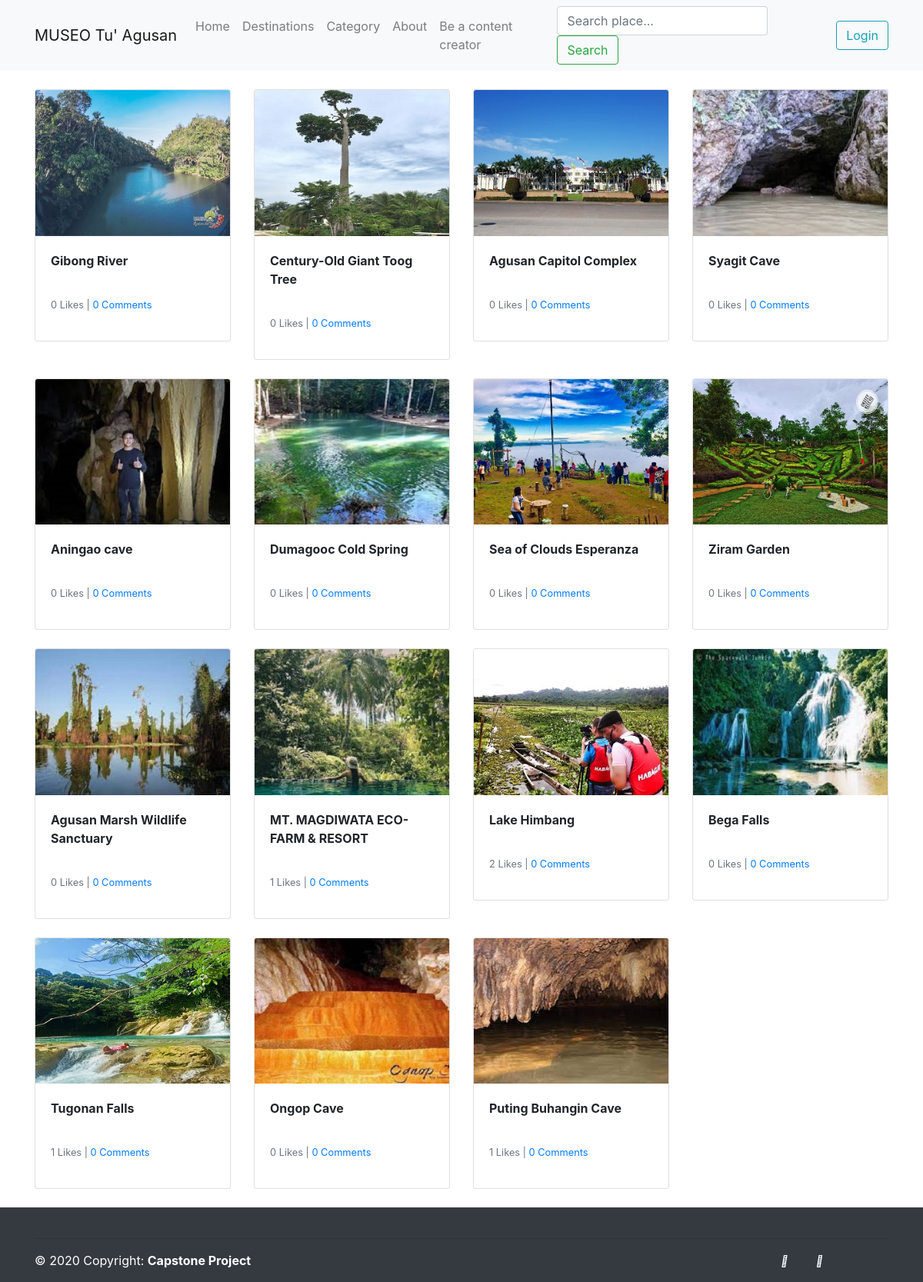
/destination, run on the app's committed database.
### home/models.py (models this page shows, shortened)
class Destination(models.Model):
    title = models.CharField(max_length=300, null=False, blank=False)
    description = models.TextField()
    image_url = models.CharField(max_length=300, blank=True, null=True, default="https://www.agora-gallery.com/advice/wp-content/uploads/2015/10/image-placeholder.png")
    tags = models.ManyToManyField(Tag, through="DestinationTags")
    comments = models.ManyToManyField(Comment, through="DestinationComments")
    category = models.ForeignKey(Category, on_delete=models.CASCADE, related_name='destination_category', blank=True, null=True)
    likes = models.ManyToManyField(User, through="DestinationLike", related_name="user_likes")
    date_posted = models.DateTimeField(auto_now_add=True, null=True, blank=True)
    posted_by = models.ForeignKey(User, on_delete=models.DO_NOTHING, related_name="user_destination_post", blank=True, null=True)
    amenities = models.ManyToManyField(Amenity, through="DestinationAmenities")
    photos = models.ManyToManyField(Photo, through="DestinationPhotos")
    ratings = models.ManyToManyField(User, through="UserRating", related_name="user_ratings")
    reactions = models.ManyToManyField(Reaction, through="DestinationReaction")
    address = map_fields.AddressField(max_length=200, blank=True, null=True)
    geolocation = map_fields.GeoLocationField(max_length=100, blank=True, null=True)
    def getEncryptedID(self):
        value = signer.sign(self.id)
        return value
    def num_likes(self):
        return self.likes.count()
    def first_image(self):
        p = self.photos.filter().first()
        if p:
            return p.photo.url
        return "https://www.agora-gallery.com/advice/wp-content/uploads/2015/10/image-placeholder.png"

class Photo(models.Model):
    title = models.CharField(max_length=250, blank=True, null=True)
    photo = models.FileField(upload_to="photos")
    date_uploaded = models.DateTimeField(auto_now_add=True)

### home/views.py (the view)
# urls.py: path('destination', destination, name="destination"),
def destination(request):
    destinations = Destination.objects.all().order_by('-id')
    filter = request.GET.get('category')
    if filter:
        category = get_object_or_404(Category, title=filter)
        destinations = Destination.objects.filter(category=category).order_by('-id')
    payload = {
        'destinations': destinations
    }
    return render(request, 'home/destination.html', payload)

### templates/home/destination.html (shortened to what this page needs)
{% extends 'home/base.html' %}
{% block content %}
<br>
<div class="row">
{% for destination in destinations %}
    <div class="col-md-3">
      <div class="card mb-4">
      <img src="{{destination.first_image}}" class="card-img-top" alt="...">
      <div class="card-body">
        <p><strong>{{destination.title}}</strong></p>
        <p class="card-text"><small class="text-muted">{{destination.num_likes}} Likes | <a href="{% url 'home:destination_details' destination_id=destination.getEncryptedID %}#disqus_thread">0 Comments</a></small></p>
      </div>
    </div>
  </div>
{% endfor %}
</div>
{% endblock %}

### templates/home/base.html (shortened to what this page needs)
{% load static %}
<!doctype html>
<html lang="en">
  <head>
    <link rel="stylesheet" href="https://stackpath.bootstrapcdn.com/bootstrap/4.3.1/css/bootstrap.min.css">
    <link rel="stylesheet" href="https://cdnjs.cloudflare.com/ajax/libs/font-awesome/4.7.0/css/font-awesome.min.css">
    <link rel="stylesheet" href="https://cdnjs.cloudflare.com/ajax/libs/font-awesome/4.7.0/css/font-awesome.min.css">
  </head>
  <body>
    <nav class="navbar navbar-expand-lg navbar-light bg-light">
      <div class="container">
      <div class="collapse navbar-collapse" id="navbarTogglerDemo01">
        <a class="navbar-brand" href="{% url 'home:home' %}">MUSEO Tu' Agusan</a>
        <ul class="navbar-nav mr-auto mt-2 mt-lg-0">
          <li class="nav-item">
            <a class="nav-link" href="{% url 'home:home' %}">Home <span class="sr-only">(current)</span></a>
          </li>
          <li class="nav-item">
            <a class="nav-link" href="{% url 'home:destination' %}">Destinations</a>
          </li>
          <li class="nav-item">
            <a class="nav-link" href="{% url 'home:category' %}">Category</a>
          </li>
          <li class="nav-item">
            <a class="nav-link" href="{% url 'home:about' %}">About</a>
          </li>
          <li class="nav-item">
            <a class="nav-link" href="{% url 'home:content_creator' %}">Be a content creator</a>
          </li>
        </ul>
        <form class="form-inline my-2 my-lg-0" method="get" action="{% url 'home:search_destination' %}">
          <input class="form-control mr-sm-2" name="filter" type="search" placeholder="Search place..." aria-label="Search">
          <button class="btn btn-outline-success my-2 my-sm-0" type="submit">Search </button>
        </form>
        {% if request.user.is_authenticated %}
          <div class="btn-group ml-2">
          <button type="button" class="btn btn-dark dropdown-toggle" data-toggle="dropdown" aria-expanded="false">
            Me
          </button>
          <div class="dropdown-menu">
            <a class="dropdown-item" href="{% url 'home:profile' %}">Profile</a>
            <div class="dropdown-divider"></div>
            <a class="dropdown-item" href="{% url 'logout' %}">Logout</a>
          </div>
        </div>
        {% else %}
          <a href="{% url 'login' %}" class="btn btn-outline-info my-2 my-sm-0 ml-2">Login</a>
        {% endif %}
      </div>
      </div>
    </nav>
    <div class="container" id="app">
      {% block content %}
      {% endblock %}
    </div>
<footer class="page-footer font-small bg-dark text-white pt-4">
  <div class="container text-center text-md-left">
    <hr>
    <div class="row d-flex align-items-center">
      <div class="col-md-7 col-lg-8">
        <p class="text-center text-md-left">© 2020 Copyright:
            <strong> Capstone Project</strong>
        </p>
      </div>
      <div class="col-md-5 col-lg-4 ml-lg-0">
        <div class="text-center text-md-right">
          <ul class="list-unstyled list-inline">
            <li class="list-inline-item">
              <a class="btn-floating btn-sm rgba-white-slight mx-1">
                <i class="fab fa-facebook-f"></i>
              </a>
            </li>
            <li class="list-inline-item">
              <a class="btn-floating btn-sm rgba-white-slight mx-1">
                <i class="fab fa-twitter"></i>
              </a>
            </li>
            <li class="list-inline-item">
              <a class="btn-floating btn-sm rgba-white-slight mx-1">
              </a>
            </li>
            <li class="list-inline-item">
              <a class="btn-floating btn-sm rgba-white-slight mx-1">
              </a>
            </li>
          </ul>
        </div>
      </div>
    </div>
  </div>
</footer>
  </body>
</html>

### data on the page
Destination: first_image (picture), title "Gibong River", num_likes "0"
Destination: first_image (picture), title "Century-Old Giant Toog Tree", num_likes "0"
Destination: first_image (picture), title "Agusan Capitol Complex", num_likes "0"
Destination: first_image (picture), title "Syagit Cave", num_likes "0"
Destination: first_image (picture), title "Aningao cave", num_likes "0"
Destination: first_image (picture), title "Dumagooc Cold Spring", num_likes "0"
Destination: first_image (picture), title "Sea of Clouds Esperanza", num_likes "0"
Destination: first_image (picture), title "Ziram Garden", num_likes "0"
Destination: first_image (picture), title "Agusan Marsh Wildlife Sanctuary", num_likes "0"
Destination: first_image (picture), title "MT. MAGDIWATA ECO-FARM & RESORT", num_likes "1"
Destination: first_image (picture), title "Lake Himbang", num_likes "2"
Destination: first_image (picture), title "Bega Falls", num_likes "0"
Destination: first_image (picture), title "Tugonan Falls", num_likes "1"
Destination: first_image (picture), title "Ongop Cave", num_likes "0"
Destination: first_image (picture), title "Puting Buhangin Cave", num_likes "1"
